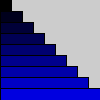
Frame 1 (no input)
Frame 60 (the mouse pressed at the canvas centre just before this capture): identical to frame 1, image omitted
Frame 120 (the mouse held since frame 60 and released just before this capture): identical to frame 1, image omitted

The Processing sketch that drew this single still picture (run headless with seeded random() and noise(); from frame 60 on, the mouse is pressed at the canvas centre):

// Processing sketch: ArrayBarGraph
// ── ArrayBarGraph.pde
int[] numbers = {10, 20, 30, 40, 50, 60, 70, 80, 90};
int biggestFriend = 90;
//int biggestFriend = numbers[numbers.length - 1];

void setup(){
   int index = 0;
   while (index < 4) {
      println(numbers[index]);
      index = index + 1; 
   }
   size(100, 100);
}

void draw(){
   int i = 0;
   float h = (float) height / numbers.length;
   int blueValue = 0;
   while (i < numbers.length){
       fill(0, 0, blueValue);
      int friend = numbers[i]; 
      friend = (int) map(friend, 0, biggestFriend, 0, width);
      rect(0, i*h, friend, h);
      i = i + 1;
      blueValue = blueValue + (255 / numbers.length);
   }
}
